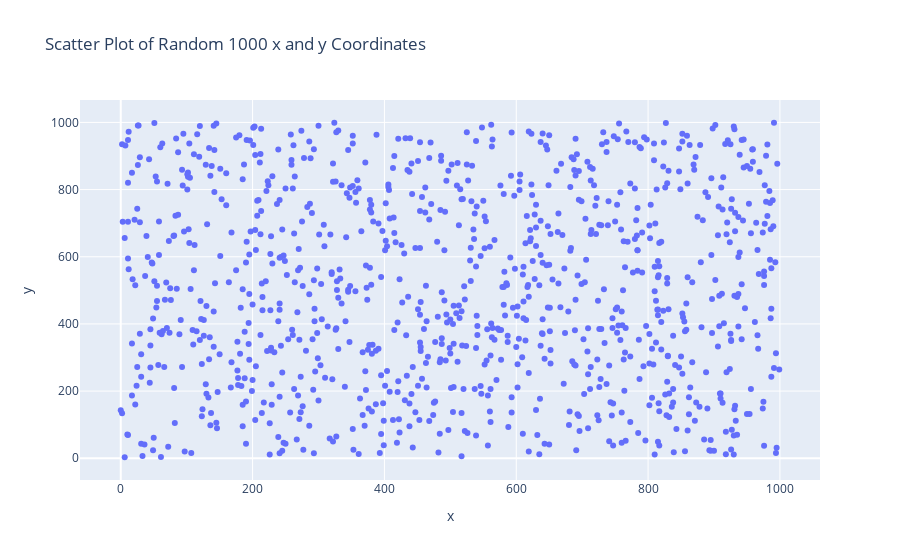

The notebook cell this image was saved under:
### Markdown cell above
### 1. Write a program to draw a scatter plot for random 1000 x and y coordinates

### Code cell
def plot_scatter(x, y):
    '''
    Function takes the x, y numpy arrays and plots the scatter plot

    Parameters:
    x (numpy array): Array of x coordinates
    y (numpy array): Array of y coordinates
    
    Returns:
    None
    '''
    
    fig = px.scatter(x=x, y=y, title='Scatter Plot of Random 1000 x and y Coordinates')
    logging.info("Plotting ")
    fig.update_layout(xaxis_title='x', yaxis_title='y')
    fig.show()

def main():
    try:
        x = np.random.randint(0, 1000, 1000)
        y = np.random.randint(0, 1000, 1000)
        plot_scatter(x, y)
    except Exception as e:
        logging.error(f"Error generating random data: {e}")

if __name__ == "__main__":
    main()

### Figure 1 — Plotly figure (JSON) as saved in the notebook; plotly's stock layout.template omitted (floating-point values rounded to 4 significant figures; data arrays with more than 128 entries replaced by an {"elided": "..."} marker saying what was removed)
{"data": [{"hovertemplate": "x=%{x}<br>y=%{y}<extra></extra>", "legendgroup": "", "marker": {"color": "#636efa", "symbol": "circle"}, "mode": "markers", "name": "", "orientation": "v", "showlegend": false, "type": "scatter", "x": {"elided": "1000 int values"}, "xaxis": "x", "y": {"elided": "1000 int values"}, "yaxis": "y"}], "layout": {"legend": {"tracegroupgap": 0}, "title": {"text": "Scatter Plot of Random 1000 x and y Coordinates"}, "xaxis": {"anchor": "y", "domain": [0, 1], "title": {"text": "x"}}, "yaxis": {"anchor": "x", "domain": [0, 1], "title": {"text": "y"}}}}
